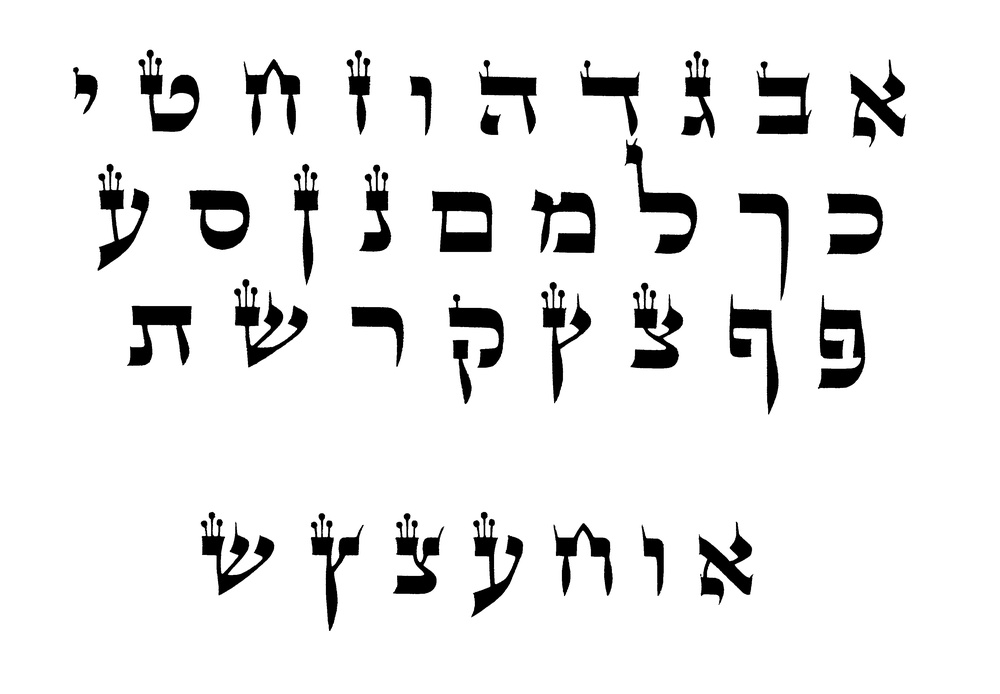
#> input picture tasks/templates/media/temp/letras/no_borders.jpg, 1000 x 694 px, shrunk from 3860 x 2680 before the run, found by its file name
$ python extaer_letras.py
#> lines starting #> are read from the running program, lines starting #| are printed output that depends on the picture; after the words box and inside, x2 and y2 are one past the last pixel; in counts of white or black regions, pixels touching at a corner belong together
import cv2
import numpy as np
import os

def split_hebrew_letters(image_path, output_directory):
    # Cargar la imagen
    image = cv2.imread(image_path)
#> image is the input picture: shape (694, 1000, 3); min 0, max 255, mean 234.5

    # Convertir la imagen a escala de grises
    gray = cv2.cvtColor(image, cv2.COLOR_BGR2GRAY)

    # Aplicar umbralización para obtener solo las letras
    _, thresh = cv2.threshold(gray, 200, 255, cv2.THRESH_BINARY_INV + cv2.THRESH_OTSU)
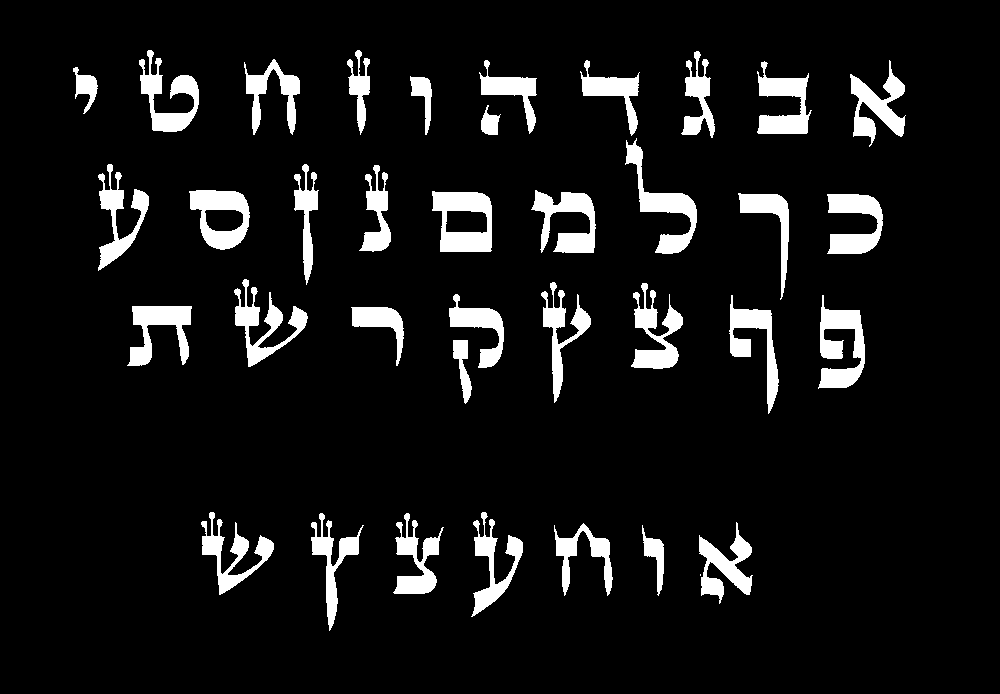
#> thresh: shape (694, 1000); 8.1% white; 37 white regions (1 under 20 px)

    # Encontrar contornos de las letras
    contours, _ = cv2.findContours(thresh, cv2.RETR_EXTERNAL, cv2.CHAIN_APPROX_SIMPLE)
#> contours = 37 contours, 1 with area under 20; largest, box (x1, y1, x2, y2) and area: (432, 191, 492, 252) 3046, (189, 190, 250, 250) 2633, (818, 295, 865, 389) 2123, (625, 138, 697, 254) 2010, (531, 190, 596, 253) 1948

    # Crear directorio de salida si no existe
    if not os.path.exists(output_directory):
        os.makedirs(output_directory)

    # Iterar sobre los contornos y guardar cada letra como imagen individual
    for i, contour in enumerate(contours):
        # Obtener el cuadro delimitador de la letra
        x, y, w, h = cv2.boundingRect(contour)

        # Recortar la región de la letra de la imagen original
        letter = image[y:y+h, x:x+w]

        # Guardar la letra como imagen individual en formato PNG
        output_path = os.path.join(output_directory, f"letter_{i}.png")
        cv2.imwrite(output_path, letter)

        print(f"Letra guardada en: {output_path}")
#> this loop made 37 passes
#> (x, y, w, h) on passes 2 to 13: (642, 525, 22, 71), (554, 523, 59, 73), (699, 522, 54, 82), (393, 513, 51, 81), (311, 513, 53, 118), (471, 512, 52, 105), (201, 512, 73, 83), (453, 340, 19, 64), (351, 307, 53, 59), (127, 306, 65, 60), (818, 295, 47, 94), (729, 295, 50, 119)
#> (contour, x, y, w, h, letter) on pass 1: ([[700, 574], [700, 575]], 700, 574, 1, 2, [[68, 68, 68], [44, 44, 44]])
#| Letra guardada en: tasks/templates/media/temp/letras/hebrew_letters/letter_0.png
#| Letra guardada en: tasks/templates/media/temp/letras/hebrew_letters/letter_1.png
#| Letra guardada en: tasks/templates/media/temp/letras/hebrew_letters/letter_2.png
#| Letra guardada en: tasks/templates/media/temp/letras/hebrew_letters/letter_3.png
#| Letra guardada en: tasks/templates/media/temp/letras/hebrew_letters/letter_4.png
#| Letra guardada en: tasks/templates/media/temp/letras/hebrew_letters/letter_5.png
#| Letra guardada en: tasks/templates/media/temp/letras/hebrew_letters/letter_6.png
#| Letra guardada en: tasks/templates/media/temp/letras/hebrew_letters/letter_7.png
#> (further printed lines are left out)
#> pass 2, in split_hebrew_letters, `letter = image[y:y+h, x:x+w]`:
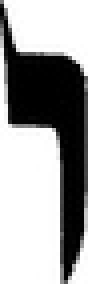
#> letter: shape (71, 22, 3) (shown 4 times larger); min 0, max 255, mean 157.6
#> pass 3, in split_hebrew_letters, `letter = image[y:y+h, x:x+w]`:
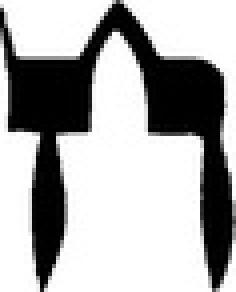
#> letter: shape (73, 59, 3) (shown 4 times larger); min 0, max 255, mean 171.8

# Ruta de la imagen que contiene todas las letras juntas
input_image_path = "tasks/templates/media/temp/letras/no_borders.jpg"

# Directorio de salida para las letras individuales
output_directory = "tasks/templates/media/temp/letras/hebrew_letters"

# Separar las letras y guardarlas como imágenes individuales
split_hebrew_letters(input_image_path, output_directory)
